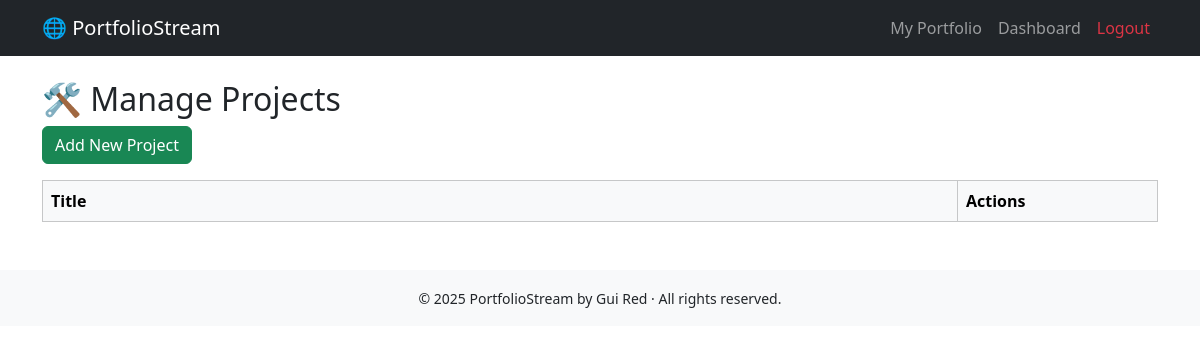
Page /projects (signed in) on the earlier database version.
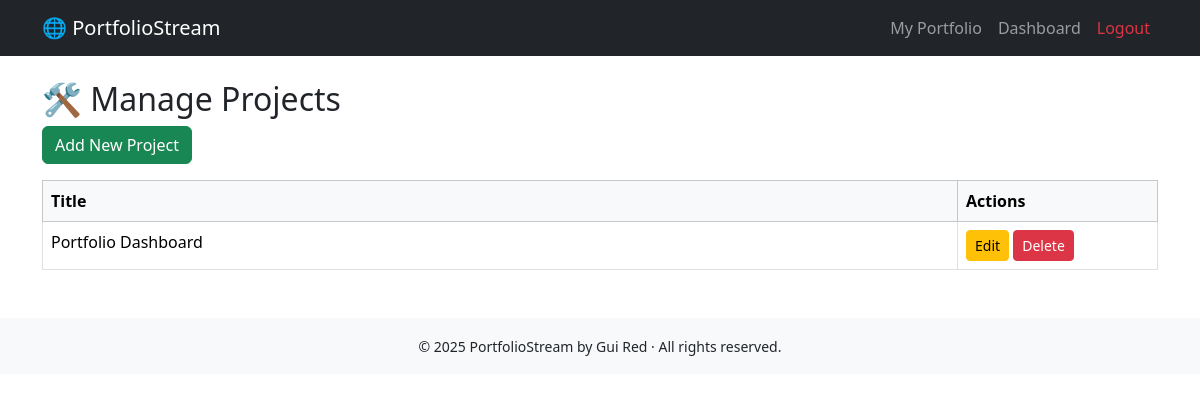
Same page on the later database version.
### app.py (models this page shows)
class Project(db.Model):
    id = db.Column(db.Integer, primary_key=True)
    title = db.Column(db.String(100), nullable=False)
    description = db.Column(db.Text, nullable=False)
    link = db.Column(db.String(200), nullable=True)
    image_url = db.Column(db.String(200), nullable=True)
    user_id = db.Column(db.Integer, db.ForeignKey('user.id'), nullable=False)
    likes = db.relationship('Like', backref='project', lazy=True)
    comments = db.relationship('Comment', backref='project', lazy=True)

### app.py (the view)
@app.route("/projects")
@login_required
def list_projects():
    projects = Project.query.filter_by(user_id=current_user.id).all()
    return render_template("projects/list_projects.html", projects=projects)

### app.py (called while the page is built)
@login_manager.user_loader
def load_user(user_id):
    return User.query.get(int(user_id))

### templates/projects/list_projects.html (shortened to what this page needs)
{% extends "base.html" %}
{% block content %}
<h2>🛠️ Manage Projects</h2>
<a href="{{ url_for('create_project') }}" class="btn btn-success mb-3">Add New Project</a>
<table class="table table-bordered">
    <thead class="table-light">
        <tr>
            <th>Title</th>
            <th style="width: 200px;">Actions</th>
        </tr>
    </thead>
    <tbody>
        {% for project in projects %}
        <tr>
            <td>{{ project.title }}</td>
            <td>
                <a href="{{ url_for('edit_project', project_id=project.id) }}" class="btn btn-warning btn-sm">Edit</a>
                <a href="{{ url_for('delete_project', project_id=project.id) }}" class="btn btn-danger btn-sm">Delete</a>
            </td>
        </tr>
        {% endfor %}
    </tbody>
</table>
{% endblock %}

Differences in the rows shown:
added Project: title "Portfolio Dashboard"
